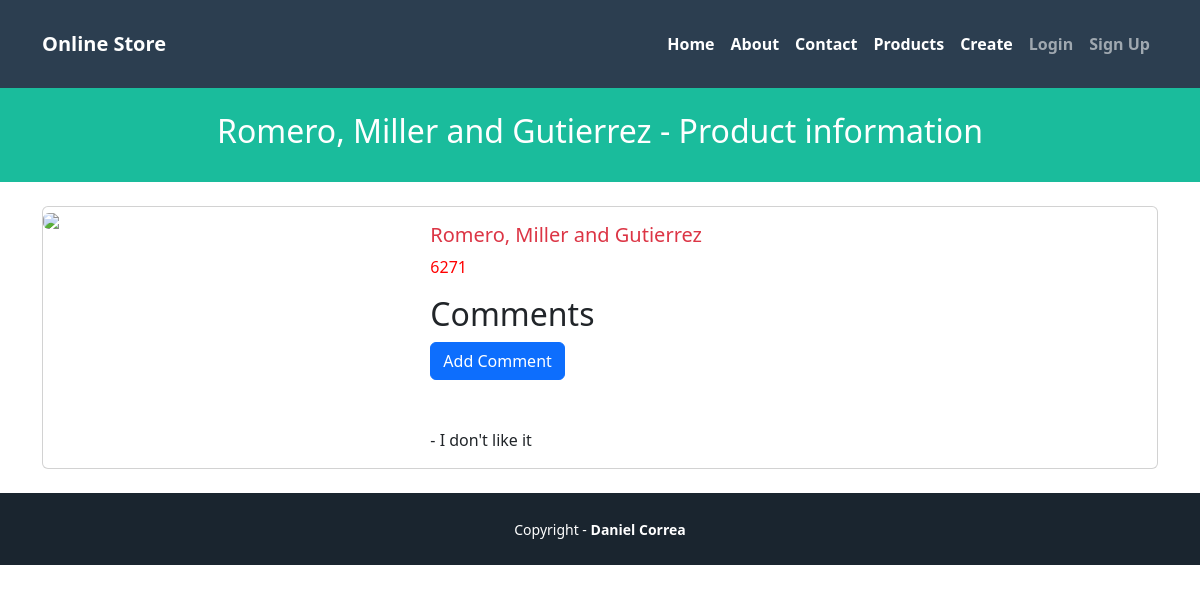
The app's page /products/3 with its own data.
### pages/models.py (models this page shows)
class Product(models.Model):
  name = models.CharField(max_length=255)
  price = models.IntegerField()
  created_at = models.DateTimeField(auto_now_add=True)
  updated_at = models.DateTimeField(auto_now=True)

class Comment(models.Model):
  product = models.ForeignKey(Product, on_delete=models.CASCADE)
  description = models.TextField()

### pages/views.py (the view)
# urls.py: path('products/<str:id>', ProductShowView.as_view(), name='show'),
class ProductShowView(View):
  template_name = 'products/show.html'
  def get(self, request, id):
    try:
        product_id = int(id)
        if product_id < 1:
            raise ValueError("Product id must be 1 or greater")
        product = get_object_or_404(Product, pk=product_id)
    except (ValueError, IndexError):
        return HttpResponseRedirect(reverse('home'))
    viewData = {}
    product = get_object_or_404(Product, pk=product_id)
    viewData["title"] = product.name + " - Online Store"
    viewData["subtitle"] =  product.name + " - Product information"
    viewData["product"] = product
    return render(request, self.template_name, viewData)

### pages/templates/products/show.html (shortened to what this page needs)
{% extends 'pages/base.html' %}
{% block header_title %} {{subtitle}} {% endblock %}
{% block content %}
<div class="card mb-3">
  <div class="row g-0">
    <div class="col-md-4">
      <img src="https://static.djangoproject.com/img/logos/django-logo-positive.svg" class="img-fluid rounded-start">
    </div>
    <div class="col-md-8">
      <div class="card-body">
        <h5 class="card-title{% if product.price > 100 %} text-danger{% endif %}">
           {{product.name}}
        </h5>
        {% if product.price > 2000 %}
            <p class="card-text" style="color: red;">{{product.price}}</p>
        {% else %}
            <p class="card-text">{{product.price}}</p>
        {% endif %}
        <h2>Comments</h2>
        <form action="{% url 'add_comment' product.id %}" method="POST">
          <button type="submit" class="btn btn-primary mb-5">Add Comment</button>
        </form>
        {% for comment in product.comment_set.all %}
        - {{ comment.description }}<br />
        {% endfor %}
      </div>
    </div>
  </div>
</div>
{% endblock %}

### records on screen
Product: name "Romero, Miller and Gutierrez", price "6271"
Comment: description "I don't like it"

### other values on screen
{{ subtitle }} "Romero, Miller and Gutierrez - Product information"
